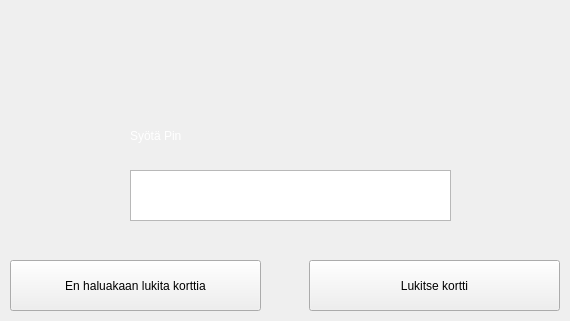
<?xml version="1.0" encoding="UTF-8"?>
<ui version="4.0">
 <class>KillCardWindow</class>
 <widget class="QDialog" name="KillCardWindow">
  <property name="geometry">
   <rect>
    <x>0</x>
    <y>0</y>
    <width>570</width>
    <height>321</height>
   </rect>
  </property>
  <property name="windowTitle">
   <string>Dialog</string>
  </property>
  <property name="styleSheet">
   <string notr="true">QLabel {
color: white;
}</string>
  </property>
  <widget class="QStackedWidget" name="stackedWidget">
   <property name="geometry">
    <rect>
     <x>0</x>
     <y>0</y>
     <width>571</width>
     <height>321</height>
    </rect>
   </property>
   <property name="currentIndex">
    <number>1</number>
   </property>
   <widget class="QWidget" name="killCardConfirmPage">
    <widget class="QPushButton" name="confirmYesButton">
     <property name="geometry">
      <rect>
       <x>89</x>
       <y>213</y>
       <width>161</width>
       <height>81</height>
      </rect>
     </property>
     <property name="styleSheet">
      <string notr="true">font: 20pt &quot;Segoe UI&quot;;</string>
     </property>
     <property name="text">
      <string>Kyllä</string>
     </property>
    </widget>
    <widget class="QLabel" name="label_2">
     <property name="geometry">
      <rect>
       <x>0</x>
       <y>85</y>
       <width>571</width>
       <height>231</height>
      </rect>
     </property>
     <property name="styleSheet">
      <string notr="true">image: url(:/images/default.png);</string>
     </property>
     <property name="text">
      <string/>
     </property>
    </widget>
    <widget class="QLabel" name="label_1">
     <property name="geometry">
      <rect>
       <x>0</x>
       <y>0</y>
       <width>571</width>
       <height>91</height>
      </rect>
     </property>
     <property name="styleSheet">
      <string notr="true">image: url(:/images/otti2.png);</string>
     </property>
     <property name="text">
      <string/>
     </property>
    </widget>
    <widget class="QPushButton" name="confirmNoButton">
     <property name="geometry">
      <rect>
       <x>309</x>
       <y>213</y>
       <width>161</width>
       <height>81</height>
      </rect>
     </property>
     <property name="styleSheet">
      <string notr="true">font: 20pt &quot;Segoe UI&quot;;</string>
     </property>
     <property name="text">
      <string>Ei</string>
     </property>
    </widget>
    <widget class="QLabel" name="label_3">
     <property name="geometry">
      <rect>
       <x>90</x>
       <y>110</y>
       <width>381</width>
       <height>61</height>
      </rect>
     </property>
     <property name="styleSheet">
      <string notr="true">font: 20pt &quot;Segoe UI&quot;;</string>
     </property>
     <property name="text">
      <string>Haluatko varmasti lukita kortin</string>
     </property>
    </widget>
    <zorder>label_1</zorder>
    <zorder>label_2</zorder>
    <zorder>confirmNoButton</zorder>
    <zorder>label_3</zorder>
    <zorder>confirmYesButton</zorder>
   </widget>
   <widget class="QWidget" name="killCardPinPage">
    <widget class="QLabel" name="label_4">
     <property name="geometry">
      <rect>
       <x>0</x>
       <y>0</y>
       <width>571</width>
       <height>91</height>
      </rect>
     </property>
     <property name="styleSheet">
      <string notr="true">image: url(:/images/otti2.png);</string>
     </property>
     <property name="text">
      <string/>
     </property>
    </widget>
    <widget class="QPushButton" name="confirmKillCard">
     <property name="geometry">
      <rect>
       <x>309</x>
       <y>260</y>
       <width>251</width>
       <height>51</height>
      </rect>
     </property>
     <property name="styleSheet">
      <string notr="true">font: 16pt &quot;Segoe UI&quot;;</string>
     </property>
     <property name="text">
      <string>Lukitse kortti</string>
     </property>
    </widget>
    <widget class="QPushButton" name="cancelKillCard">
     <property name="geometry">
      <rect>
       <x>10</x>
       <y>260</y>
       <width>251</width>
       <height>51</height>
      </rect>
     </property>
     <property name="styleSheet">
      <string notr="true">font: 16pt &quot;Segoe UI&quot;;</string>
     </property>
     <property name="text">
      <string>En haluakaan lukita korttia</string>
     </property>
    </widget>
    <widget class="QPlainTextEdit" name="pinText">
     <property name="geometry">
      <rect>
       <x>130</x>
       <y>170</y>
       <width>321</width>
       <height>51</height>
      </rect>
     </property>
     <property name="styleSheet">
      <string notr="true">font: 20pt &quot;Segoe UI&quot;;</string>
     </property>
    </widget>
    <widget class="QLabel" name="label_5">
     <property name="geometry">
      <rect>
       <x>0</x>
       <y>85</y>
       <width>571</width>
       <height>241</height>
      </rect>
     </property>
     <property name="styleSheet">
      <string notr="true">image: url(:/images/default.png);</string>
     </property>
     <property name="text">
      <string/>
     </property>
    </widget>
    <widget class="QLabel" name="label_pin">
     <property name="geometry">
      <rect>
       <x>130</x>
       <y>110</y>
       <width>141</width>
       <height>51</height>
      </rect>
     </property>
     <property name="styleSheet">
      <string notr="true">font: 20pt &quot;Segoe UI&quot;;</string>
     </property>
     <property name="text">
      <string>Syötä Pin</string>
     </property>
    </widget>
    <zorder>label_4</zorder>
    <zorder>label_5</zorder>
    <zorder>cancelKillCard</zorder>
    <zorder>confirmKillCard</zorder>
    <zorder>pinText</zorder>
    <zorder>label_pin</zorder>
   </widget>
   <widget class="QWidget" name="killCardKilled">
    <widget class="QLabel" name="label">
     <property name="geometry">
      <rect>
       <x>0</x>
       <y>0</y>
       <width>571</width>
       <height>91</height>
      </rect>
     </property>
     <property name="styleSheet">
      <string notr="true">image: url(:/images/otti2.png);</string>
     </property>
     <property name="text">
      <string/>
     </property>
    </widget>
    <widget class="QLabel" name="label_6">
     <property name="geometry">
      <rect>
       <x>0</x>
       <y>85</y>
       <width>571</width>
       <height>231</height>
      </rect>
     </property>
     <property name="styleSheet">
      <string notr="true">image: url(:/images/default.png);</string>
     </property>
     <property name="text">
      <string/>
     </property>
    </widget>
    <widget class="QLabel" name="label_7">
     <property name="geometry">
      <rect>
       <x>110</x>
       <y>90</y>
       <width>361</width>
       <height>121</height>
      </rect>
     </property>
     <property name="styleSheet">
      <string notr="true">font: 18pt &quot;Segoe UI&quot;;</string>
     </property>
     <property name="text">
      <string>Kortti on lukittu, jos haluat sen uudelleen käyttöön, ole yhteydessä ylläpitoon</string>
     </property>
     <property name="wordWrap">
      <bool>true</bool>
     </property>
    </widget>
    <widget class="QLabel" name="label_8">
     <property name="geometry">
      <rect>
       <x>110</x>
       <y>210</y>
       <width>331</width>
       <height>81</height>
      </rect>
     </property>
     <property name="styleSheet">
      <string notr="true">font: 20pt &quot;Segoe UI&quot;;</string>
     </property>
     <property name="text">
      <string/>
     </property>
    </widget>
   </widget>
  </widget>
 </widget>
 <resources/>
 <connections/>
</ui>
